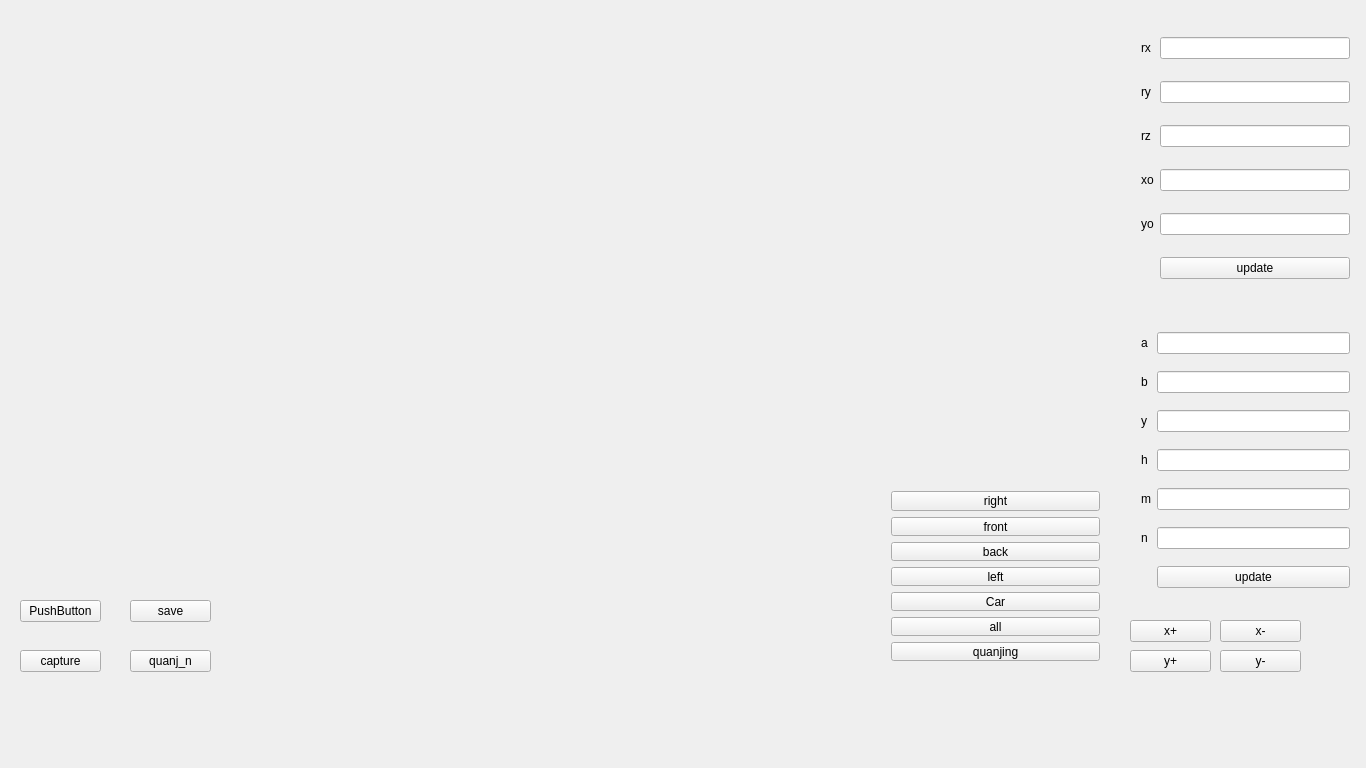
<?xml version="1.0" encoding="UTF-8"?>
<ui version="4.0">
 <class>Widget</class>
 <widget class="QWidget" name="Widget">
  <property name="geometry">
   <rect>
    <x>0</x>
    <y>0</y>
    <width>1366</width>
    <height>768</height>
   </rect>
  </property>
  <property name="windowTitle">
   <string>Widget</string>
  </property>
  <widget class="QPushButton" name="pushButton">
   <property name="geometry">
    <rect>
     <x>20</x>
     <y>600</y>
     <width>81</width>
     <height>22</height>
    </rect>
   </property>
   <property name="text">
    <string>PushButton</string>
   </property>
  </widget>
  <widget class="QPushButton" name="pushButton_2">
   <property name="geometry">
    <rect>
     <x>130</x>
     <y>600</y>
     <width>81</width>
     <height>22</height>
    </rect>
   </property>
   <property name="text">
    <string>save</string>
   </property>
  </widget>
  <widget class="QWidget" name="gridLayoutWidget">
   <property name="geometry">
    <rect>
     <x>1130</x>
     <y>10</y>
     <width>231</width>
     <height>301</height>
    </rect>
   </property>
   <layout class="QGridLayout" name="gridLayout">
    <item row="0" column="0">
     <widget class="QLabel" name="label">
      <property name="text">
       <string>rx</string>
      </property>
     </widget>
    </item>
    <item row="1" column="0">
     <widget class="QLabel" name="label_2">
      <property name="text">
       <string>ry</string>
      </property>
     </widget>
    </item>
    <item row="4" column="0">
     <widget class="QLabel" name="label_5">
      <property name="text">
       <string>yo</string>
      </property>
     </widget>
    </item>
    <item row="2" column="0">
     <widget class="QLabel" name="label_3">
      <property name="text">
       <string>rz</string>
      </property>
     </widget>
    </item>
    <item row="3" column="0">
     <widget class="QLabel" name="label_4">
      <property name="text">
       <string>xo</string>
      </property>
     </widget>
    </item>
    <item row="0" column="1">
     <widget class="QLineEdit" name="lineEdit"/>
    </item>
    <item row="2" column="1">
     <widget class="QLineEdit" name="lineEdit_3"/>
    </item>
    <item row="1" column="1">
     <widget class="QLineEdit" name="lineEdit_2"/>
    </item>
    <item row="3" column="1">
     <widget class="QLineEdit" name="lineEdit_4"/>
    </item>
    <item row="4" column="1">
     <widget class="QLineEdit" name="lineEdit_5"/>
    </item>
    <item row="5" column="1">
     <widget class="QPushButton" name="pushButton_3">
      <property name="text">
       <string>update</string>
      </property>
     </widget>
    </item>
   </layout>
  </widget>
  <widget class="QWidget" name="gridLayoutWidget_2">
   <property name="geometry">
    <rect>
     <x>1130</x>
     <y>310</y>
     <width>231</width>
     <height>301</height>
    </rect>
   </property>
   <layout class="QGridLayout" name="gridLayout_2">
    <item row="0" column="0">
     <widget class="QLabel" name="label_6">
      <property name="text">
       <string>a</string>
      </property>
     </widget>
    </item>
    <item row="1" column="0">
     <widget class="QLabel" name="label_7">
      <property name="text">
       <string>b</string>
      </property>
     </widget>
    </item>
    <item row="4" column="0">
     <widget class="QLabel" name="label_8">
      <property name="text">
       <string>m</string>
      </property>
     </widget>
    </item>
    <item row="2" column="0">
     <widget class="QLabel" name="label_9">
      <property name="text">
       <string>y</string>
      </property>
     </widget>
    </item>
    <item row="3" column="0">
     <widget class="QLabel" name="label_10">
      <property name="text">
       <string>h</string>
      </property>
     </widget>
    </item>
    <item row="0" column="1">
     <widget class="QLineEdit" name="lineEdit_6"/>
    </item>
    <item row="2" column="1">
     <widget class="QLineEdit" name="lineEdit_7"/>
    </item>
    <item row="1" column="1">
     <widget class="QLineEdit" name="lineEdit_8"/>
    </item>
    <item row="3" column="1">
     <widget class="QLineEdit" name="lineEdit_9"/>
    </item>
    <item row="4" column="1">
     <widget class="QLineEdit" name="lineEdit_10"/>
    </item>
    <item row="6" column="1">
     <widget class="QPushButton" name="pushButton_4">
      <property name="text">
       <string>update</string>
      </property>
     </widget>
    </item>
    <item row="5" column="1">
     <widget class="QLineEdit" name="lineEdit_11"/>
    </item>
    <item row="5" column="0">
     <widget class="QLabel" name="label_11">
      <property name="text">
       <string>n</string>
      </property>
     </widget>
    </item>
   </layout>
  </widget>
  <widget class="QWidget" name="verticalLayoutWidget">
   <property name="geometry">
    <rect>
     <x>880</x>
     <y>480</y>
     <width>231</width>
     <height>192</height>
    </rect>
   </property>
   <layout class="QVBoxLayout" name="verticalLayout">
    <item>
     <widget class="QPushButton" name="pushButton_5">
      <property name="text">
       <string>right</string>
      </property>
     </widget>
    </item>
    <item>
     <widget class="QPushButton" name="pushButton_6">
      <property name="text">
       <string>front</string>
      </property>
     </widget>
    </item>
    <item>
     <widget class="QPushButton" name="pushButton_7">
      <property name="text">
       <string>back</string>
      </property>
     </widget>
    </item>
    <item>
     <widget class="QPushButton" name="pushButton_8">
      <property name="text">
       <string>left</string>
      </property>
     </widget>
    </item>
    <item>
     <widget class="QPushButton" name="pushButton_9">
      <property name="text">
       <string>Car</string>
      </property>
     </widget>
    </item>
    <item>
     <widget class="QPushButton" name="pushButton_10">
      <property name="text">
       <string>all</string>
      </property>
     </widget>
    </item>
    <item>
     <widget class="QPushButton" name="pushButton_12">
      <property name="text">
       <string>quanjing</string>
      </property>
     </widget>
    </item>
   </layout>
  </widget>
  <widget class="QPushButton" name="pushButton_11">
   <property name="geometry">
    <rect>
     <x>20</x>
     <y>650</y>
     <width>81</width>
     <height>22</height>
    </rect>
   </property>
   <property name="text">
    <string>capture</string>
   </property>
  </widget>
  <widget class="QPushButton" name="pushButton_13">
   <property name="geometry">
    <rect>
     <x>1130</x>
     <y>620</y>
     <width>81</width>
     <height>22</height>
    </rect>
   </property>
   <property name="text">
    <string>x+</string>
   </property>
  </widget>
  <widget class="QPushButton" name="pushButton_14">
   <property name="geometry">
    <rect>
     <x>1220</x>
     <y>620</y>
     <width>81</width>
     <height>22</height>
    </rect>
   </property>
   <property name="text">
    <string>x-</string>
   </property>
  </widget>
  <widget class="QPushButton" name="pushButton_15">
   <property name="geometry">
    <rect>
     <x>1130</x>
     <y>650</y>
     <width>81</width>
     <height>22</height>
    </rect>
   </property>
   <property name="text">
    <string>y+</string>
   </property>
  </widget>
  <widget class="QPushButton" name="pushButton_16">
   <property name="geometry">
    <rect>
     <x>1220</x>
     <y>650</y>
     <width>81</width>
     <height>22</height>
    </rect>
   </property>
   <property name="text">
    <string>y-</string>
   </property>
  </widget>
  <widget class="QPushButton" name="pushButton_17">
   <property name="geometry">
    <rect>
     <x>130</x>
     <y>650</y>
     <width>81</width>
     <height>22</height>
    </rect>
   </property>
   <property name="text">
    <string>quanj_n</string>
   </property>
  </widget>
 </widget>
 <layoutdefault spacing="6" margin="11"/>
 <resources/>
 <connections/>
</ui>
